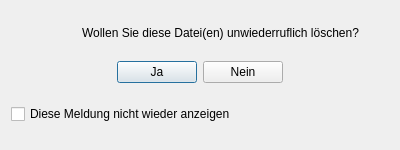
<?xml version="1.0" encoding="UTF-8"?>
<ui version="4.0">
 <class>DeleteMessageBox</class>
 <widget class="QDialog" name="DeleteMessageBox">
  <property name="windowModality">
   <enum>Qt::WindowModal</enum>
  </property>
  <property name="geometry">
   <rect>
    <x>0</x>
    <y>0</y>
    <width>400</width>
    <height>150</height>
   </rect>
  </property>
  <property name="sizePolicy">
   <sizepolicy hsizetype="Fixed" vsizetype="Fixed">
    <horstretch>0</horstretch>
    <verstretch>0</verstretch>
   </sizepolicy>
  </property>
  <property name="minimumSize">
   <size>
    <width>400</width>
    <height>150</height>
   </size>
  </property>
  <property name="maximumSize">
   <size>
    <width>400</width>
    <height>150</height>
   </size>
  </property>
  <property name="windowTitle">
   <string>Löschen...</string>
  </property>
  <property name="sizeGripEnabled">
   <bool>false</bool>
  </property>
  <property name="modal">
   <bool>true</bool>
  </property>
  <layout class="QVBoxLayout" name="verticalLayout">
   <item>
    <layout class="QHBoxLayout" name="horizontalLayout">
     <item>
      <widget class="QLabel" name="lb_MessageIcon">
       <property name="sizePolicy">
        <sizepolicy hsizetype="Fixed" vsizetype="Fixed">
         <horstretch>0</horstretch>
         <verstretch>0</verstretch>
        </sizepolicy>
       </property>
       <property name="text">
        <string/>
       </property>
       <property name="pixmap">
        <pixmap resource="Ressourcen.qrc">:/Pics/Matching-Pursuit-Toolbox/Function_Icon_Set/warning_48.png</pixmap>
       </property>
      </widget>
     </item>
     <item>
      <widget class="QLabel" name="lb_MessageText">
       <property name="sizePolicy">
        <sizepolicy hsizetype="Fixed" vsizetype="Fixed">
         <horstretch>0</horstretch>
         <verstretch>0</verstretch>
        </sizepolicy>
       </property>
       <property name="text">
        <string>Wollen Sie diese Datei(en) unwiederruflich löschen?</string>
       </property>
      </widget>
     </item>
    </layout>
   </item>
   <item>
    <layout class="QHBoxLayout" name="horizontalLayout_2">
     <item>
      <spacer name="horizontalSpacer">
       <property name="orientation">
        <enum>Qt::Horizontal</enum>
       </property>
       <property name="sizeHint" stdset="0">
        <size>
         <width>40</width>
         <height>20</height>
        </size>
       </property>
      </spacer>
     </item>
     <item>
      <widget class="QPushButton" name="btt_yes">
       <property name="text">
        <string>Ja</string>
       </property>
       <property name="autoDefault">
        <bool>true</bool>
       </property>
       <property name="default">
        <bool>false</bool>
       </property>
      </widget>
     </item>
     <item>
      <widget class="QPushButton" name="btt_No">
       <property name="text">
        <string>Nein</string>
       </property>
       <property name="autoDefault">
        <bool>false</bool>
       </property>
       <property name="flat">
        <bool>false</bool>
       </property>
      </widget>
     </item>
     <item>
      <spacer name="horizontalSpacer_2">
       <property name="orientation">
        <enum>Qt::Horizontal</enum>
       </property>
       <property name="sizeHint" stdset="0">
        <size>
         <width>40</width>
         <height>20</height>
        </size>
       </property>
      </spacer>
     </item>
    </layout>
   </item>
   <item>
    <widget class="QCheckBox" name="chb_NoMessageBox">
     <property name="sizePolicy">
      <sizepolicy hsizetype="Fixed" vsizetype="Fixed">
       <horstretch>0</horstretch>
       <verstretch>0</verstretch>
      </sizepolicy>
     </property>
     <property name="text">
      <string>Diese Meldung nicht wieder anzeigen</string>
     </property>
    </widget>
   </item>
  </layout>
 </widget>
 <resources>
  <include location="Ressourcen.qrc"/>
 </resources>
 <connections/>
</ui>
